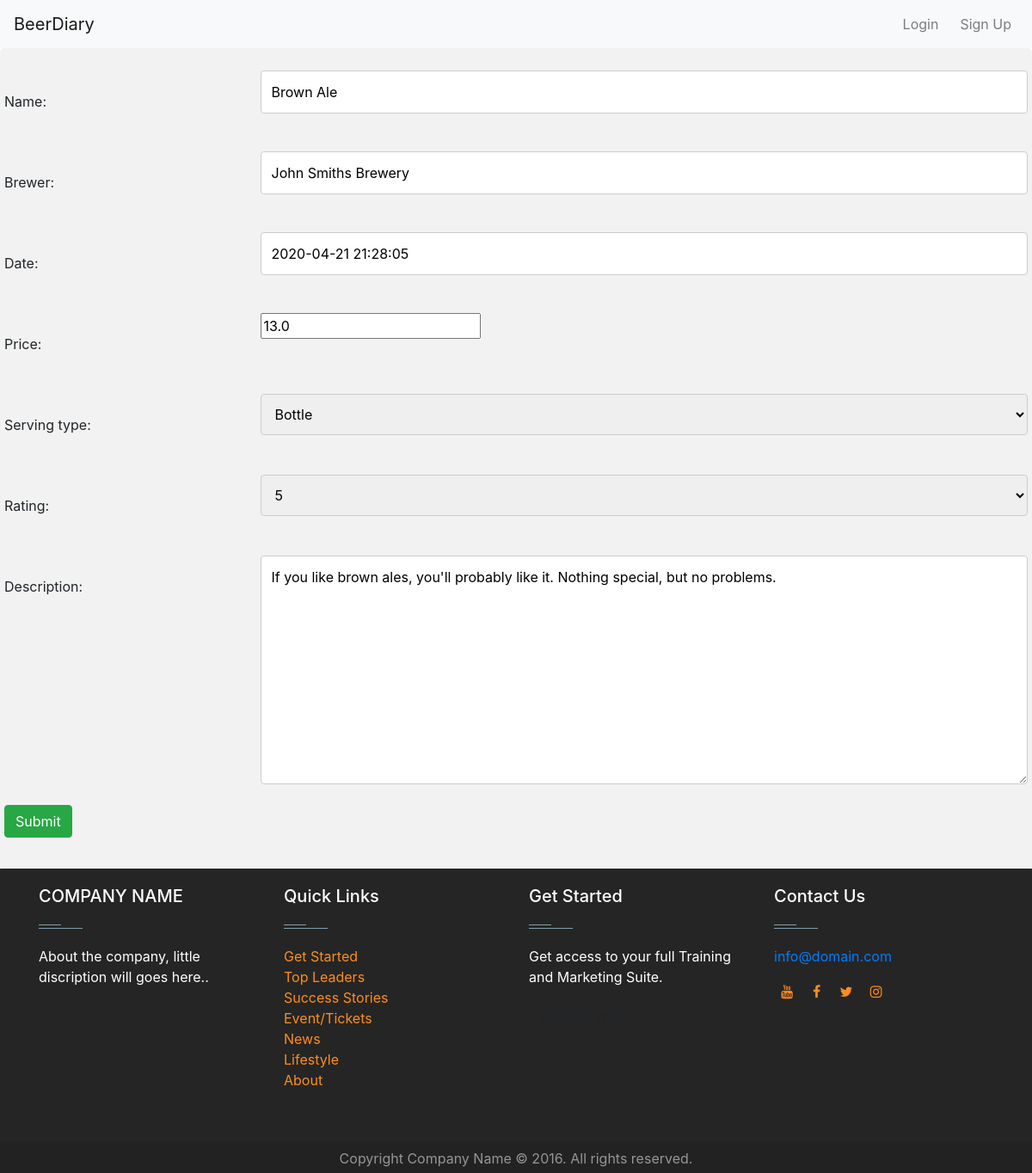
/1/update, run on the app's committed database.
### beers/models.py (models this page shows, shortened)
class Beer(models.Model):
    name = models.CharField(max_length=250)
    brewer = models.CharField(max_length=250)
    date = models.DateTimeField(default=datetime.now)
    price = models.FloatField()
    serving_type = models.CharField(max_length=250)
    rating = models.CharField(max_length=250)
    description = models.TextField(max_length=500, null=True)

### beers/views.py (the view)
# urls.py: path('<slug:pk>/update', views.UpdateBeer.as_view(), name='update_beer'),
class UpdateBeer(UpdateView):
    form_class = AddBeerForm
    template_name = 'beers/add_beer.html'
    model = Beer
    success_url = reverse_lazy('beers:detail')

### beers/forms.py
class AddBeerForm(forms.ModelForm):
    CHOICES = (
        ("Bottle", "Bottle"),
        ("Draft", "Draft"),
    )
    serving_type = forms.ChoiceField(choices=CHOICES)
    rating = forms.ChoiceField(choices=[(x, x) for x in range(1, 6)])
    class Meta:
        model = Beer
        fields = '__all__'

### templates/beers/add_beer.html (shortened to what this page needs)
{% extends 'base.html' %}
{% load staticfiles %}
{% block main-content %}
<div class="beer-container">
  <form method="post" enctype="multipart/form-data">
    {% for field in form %}
    <div class="row">
      <div class="col-25">
        <label>{{ field.label_tag }}</label>
      </div>
      <div class="col-75">
        {{ field }}
      </div>
    </div>
    {% endfor %}
    <br>
    <div class="row">
      <button class="btn btn-success" type="submit">Submit</button>
    </div>
  </form>
</div>
{% endblock %}

### beers/static/css/style.css (style rules this page uses)
body { color: black; }
.btn { background-color: #ff8d1e; color:#fff; }

### templates/beers/add_beer.html (style rules this page uses)
input[type=text], select, textarea { width: 100%; padding: 12px; border: 1px solid #ccc; border-radius: 4px; box-sizing: border-box; resize: vertical; }
label { padding: 12px 12px 12px 0; display: inline-block; }
.beer-container { border-radius: 5px; background-color: #f2f2f2; padding: 20px; }
.col-25 { float: left; width: 25%; margin-top: 6px; }
.col-75 { float: left; width: 75%; margin-top: 6px; }
.row:after { content: ""; display: table; clear: both; }

### data on the page
Beer: form "Brown Ale" "John Smiths Brewery" "2020-04-21 21:28:05" "13.0" "Bottle" "5" "If you like brown ales, you'll probably like it. Nothing special, but no problems."

### other printed values
{{ field.label_tag }} "Name:" "Brewer:" "Date:" "Price:" "Serving type:" "Rating:" "Description:"
